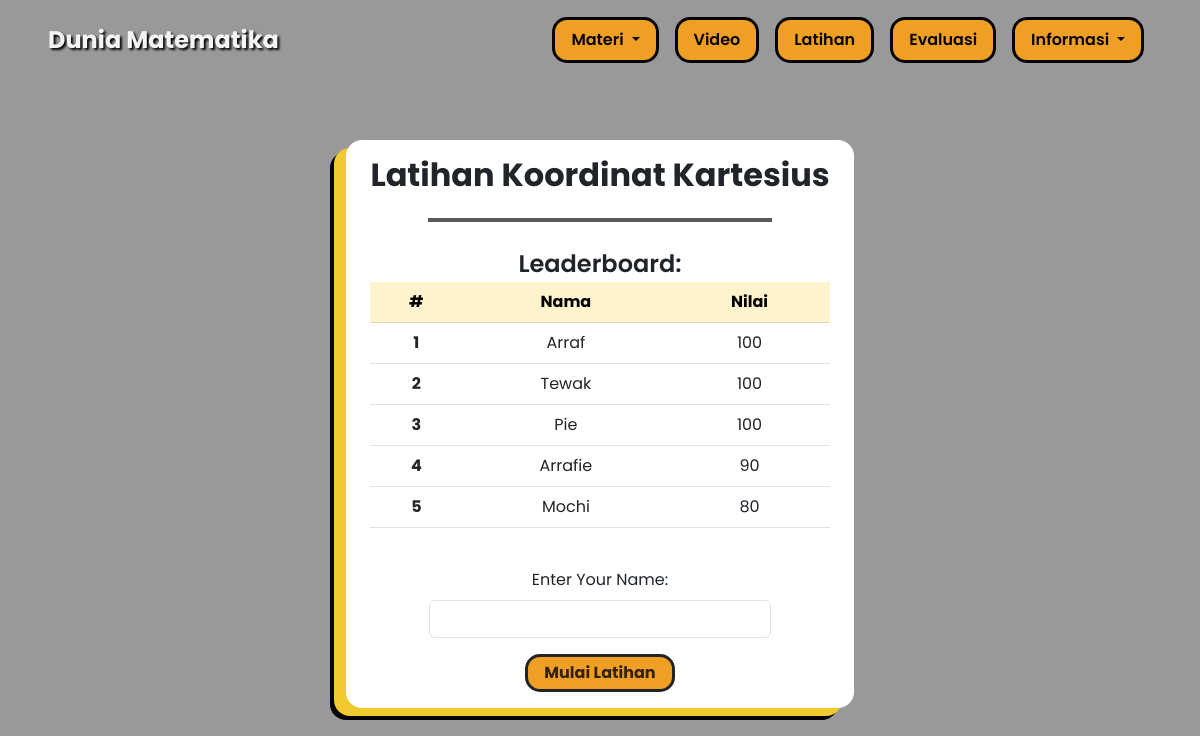
Screenshot of /latihan.php with the database file from the repository.
### tables this page shows
CREATE TABLE `leaderboard` (
  `id` int(11) NOT NULL,
  `name` varchar(255) NOT NULL,
  `score` int(11) NOT NULL
);

### latihan.php (the view, shortened to what this page needs)
<!DOCTYPE html>
<html lang="en">
<head>
  <?php
    require './head.php';
  ?>
</head>
<body>
    <header>
      <?php
        include './nav.php';
      ?>
    </header>
    <main class="blur">
      <div class="content-container d-flex flex-column align-items-center justify-content-center h-100">
        <div class="bg-white content-items scroll-style d-flex flex-column align-items-center justify-content-start rounded rounded-4 overflow-y-scroll">
          <div class="d-flex flex-column align-items-center px-md-4 px-3 py-3">
            <h2 class="text-center fw-bold">Latihan Koordinat Kartesius</h2>
            <hr class="border border-dark border-2 opacity-75 w-75 mb-4">
            <div class="w-100 mb-4">
              <p class="text-center fs-4 fw-semibold">Leaderboard:</p>
              <table class="table table-hover text-center">
                <thead class="table-warning">
                  <tr>
                    <th scope="col">#</th>
                    <th scope="col">Nama</th>
                    <th scope="col">Nilai</th>
                  </tr>
                </thead>
                <tbody class="table-striped">
                  <?php
                    require "./db-config.php";
                    $query = "SELECT * FROM `leaderboard` ORDER BY score DESC, id DESC LIMIT 5";
                    $result = $conn->query($query);
                    if ($result->num_rows > 0) {
                      $num = 1;
                      while($row = $result->fetch_assoc()) {
                        echo"
                        <tr>
                          <th scope=\"row\">$num</th>
                          <td>".$row["name"]."</td>
                          <td>".$row["score"]."</td>
                        </tr>
                        ";
                        ++$num;
                      }
                    } else {
                      echo "<p class=\"text-center\">No Data</p>";
                    }
                  ?>
                </tbody>
              </table>
            </div>
            <form action="start-latihan.php" method="post">
              <div class="mb-3">
                <label for="trainingName" class="form-label text-center w-100">Enter Your Name: </label>
                <input name="training-name" type="text" class="form-control" id="trainingName" required>
              </div>
              <div class="w-100 px-2 d-flex align-items-center justify-content-center">
                <button class="btn py-1 px-3 fs-6 fw-bold border border-dark border-3" type="submit" id="startTraining">Mulai Latihan</a>
              </div>
            </form>
          </div>
        </div>
      </div>
    </main>
</body>
</html>

### assets/styles/style.css (style rules this page uses)
* { box-sizing: border-box !important; padding: 0; margin: 0; font-family: 'Poppins', sans-serif !important; }
html { scroll-behavior: smooth; font-size: 16px; overflow: hidden; }
body { background-image: url(../img/bg.jpeg); background-position: center center; background-repeat: no-repeat; background-attachment: fixed; background-size: cover; width: 100vw; height: 100vh; }
p { margin-bottom: 0 !important; }
main.blur { background: rgba(0, 0, 0, 0.4); background-attachment: fixed; backdrop-filter: blur(2px); height: 100%; width: 100%; }
.content-container { padding: 5rem 2rem 2rem; width: 100vw; }
.content-items { box-shadow: -12px 8px 0 #F0CA30, -16px 12px 0 #040404; max-width: 100%; max-height: 100%; }
.btn { background-color: rgba(240, 159, 37, 1); color: rgba(4, 4, 4, 0.8); border-radius: 15px; }
@media screen and (min-width: 992px) { .content-items { max-width: 75%; max-height: max-content; } }

### rows the page displays
leaderboard: name "Arraf", score "100"
leaderboard: name "Tewak", score "100"
leaderboard: name "Pie", score "100"
leaderboard: name "Arrafie", score "90"
leaderboard: name "Mochi", score "80"
